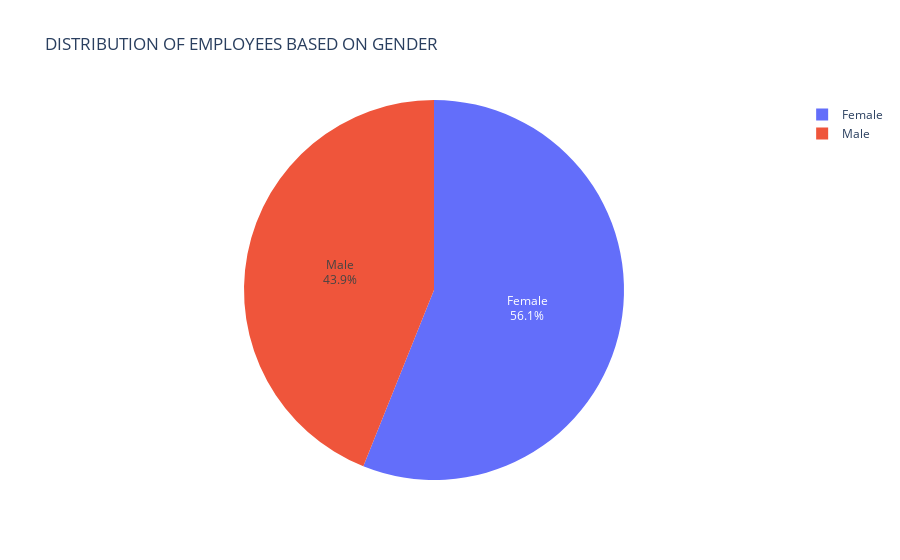

Write notebook code for a chart like this one.
### Code cell
#Import the visualization library
import plotly.express as px

#Find the count of each value in the 'GenderCode' column.
gender_count = data['GenderCode'].value_counts()

#Create a piechart.
#'names' parameter specifies the labels for the segments.
#'Values' paremeter specifies the values for each segment.
#'Title' paremeter sets the title chart.
fig = px.pie(gender_count, names=gender_count.index, values=gender_count.values, title='DISTRIBUTION OF EMPLOYEES BASED ON GENDER')

#Update the pie chart's traces to show both the percentage and label on the chart
fig.update_traces(textinfo='percent+label')

#Display the pie chart
fig.show()


fig.write_image("Distribution on employees bsed on Gender.png")

### Figure 1 — Plotly figure (JSON) as saved in the notebook; plotly's stock layout.template omitted (floating-point values rounded to 4 significant figures)
{"data": [{"domain": {"x": [0, 1], "y": [0, 1]}, "hovertemplate": "index=%{label}<br>value=%{value}<extra></extra>", "labels": ["Female", "Male"], "legendgroup": "", "name": "", "showlegend": true, "textinfo": "percent+label", "type": "pie", "values": [1682, 1318]}], "layout": {"legend": {"tracegroupgap": 0}, "title": {"text": "DISTRIBUTION OF EMPLOYEES BASED ON GENDER"}}}
